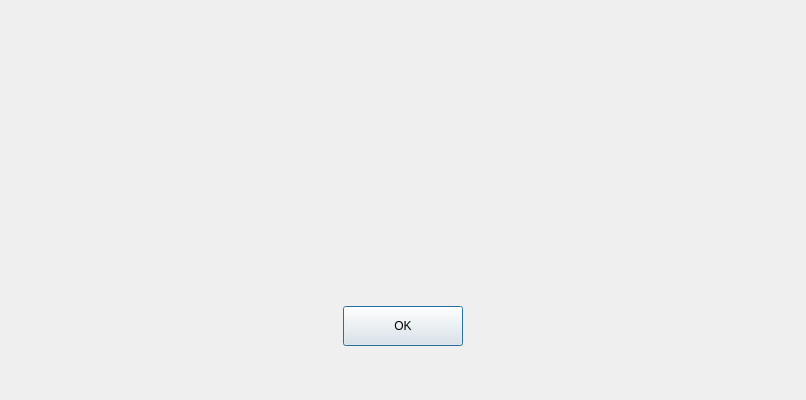
<?xml version="1.0" encoding="UTF-8"?>
<ui version="4.0">
 <class>main_dialog</class>
 <widget class="QDialog" name="main_dialog">
  <property name="geometry">
   <rect>
    <x>0</x>
    <y>0</y>
    <width>806</width>
    <height>400</height>
   </rect>
  </property>
  <property name="sizePolicy">
   <sizepolicy hsizetype="Fixed" vsizetype="Fixed">
    <horstretch>0</horstretch>
    <verstretch>0</verstretch>
   </sizepolicy>
  </property>
  <property name="minimumSize">
   <size>
    <width>308</width>
    <height>123</height>
   </size>
  </property>
  <property name="maximumSize">
   <size>
    <width>1000</width>
    <height>1000</height>
   </size>
  </property>
  <property name="windowTitle">
   <string>Warning</string>
  </property>
  <layout class="QGridLayout" name="gridLayout">
   <item row="1" column="0">
    <layout class="QVBoxLayout" name="main_v_layout" stretch="0,1">
     <property name="topMargin">
      <number>0</number>
     </property>
     <property name="bottomMargin">
      <number>0</number>
     </property>
     <item>
      <layout class="QVBoxLayout" name="info_v_layout">
       <item>
        <widget class="QLabel" name="warning_label">
         <property name="sizePolicy">
          <sizepolicy hsizetype="Fixed" vsizetype="Fixed">
           <horstretch>0</horstretch>
           <verstretch>0</verstretch>
          </sizepolicy>
         </property>
         <property name="minimumSize">
          <size>
           <width>776</width>
           <height>144</height>
          </size>
         </property>
         <property name="maximumSize">
          <size>
           <width>776</width>
           <height>144</height>
          </size>
         </property>
         <property name="font">
          <font>
           <family>Arial</family>
           <pointsize>16</pointsize>
          </font>
         </property>
         <property name="text">
          <string/>
         </property>
         <property name="alignment">
          <set>Qt::AlignCenter</set>
         </property>
         <property name="wordWrap">
          <bool>true</bool>
         </property>
        </widget>
       </item>
       <item>
        <widget class="QLabel" name="exception_label">
         <property name="sizePolicy">
          <sizepolicy hsizetype="Fixed" vsizetype="Fixed">
           <horstretch>0</horstretch>
           <verstretch>0</verstretch>
          </sizepolicy>
         </property>
         <property name="minimumSize">
          <size>
           <width>776</width>
           <height>96</height>
          </size>
         </property>
         <property name="maximumSize">
          <size>
           <width>776</width>
           <height>96</height>
          </size>
         </property>
         <property name="font">
          <font>
           <family>Arial</family>
           <pointsize>11</pointsize>
           <weight>50</weight>
           <bold>false</bold>
          </font>
         </property>
         <property name="text">
          <string/>
         </property>
         <property name="alignment">
          <set>Qt::AlignCenter</set>
         </property>
         <property name="wordWrap">
          <bool>true</bool>
         </property>
        </widget>
       </item>
      </layout>
     </item>
     <item>
      <layout class="QHBoxLayout" name="ok_h_layout" stretch="1,1,1">
       <item>
        <spacer name="ok_left_spacer">
         <property name="orientation">
          <enum>Qt::Horizontal</enum>
         </property>
         <property name="sizeHint" stdset="0">
          <size>
           <width>40</width>
           <height>20</height>
          </size>
         </property>
        </spacer>
       </item>
       <item>
        <widget class="QPushButton" name="ok_push_button">
         <property name="sizePolicy">
          <sizepolicy hsizetype="Fixed" vsizetype="Fixed">
           <horstretch>0</horstretch>
           <verstretch>0</verstretch>
          </sizepolicy>
         </property>
         <property name="minimumSize">
          <size>
           <width>120</width>
           <height>40</height>
          </size>
         </property>
         <property name="maximumSize">
          <size>
           <width>120</width>
           <height>40</height>
          </size>
         </property>
         <property name="text">
          <string>OK</string>
         </property>
        </widget>
       </item>
       <item>
        <spacer name="ok_right_spacer">
         <property name="orientation">
          <enum>Qt::Horizontal</enum>
         </property>
         <property name="sizeHint" stdset="0">
          <size>
           <width>40</width>
           <height>20</height>
          </size>
         </property>
        </spacer>
       </item>
      </layout>
     </item>
    </layout>
   </item>
  </layout>
 </widget>
 <resources/>
 <connections/>
</ui>
